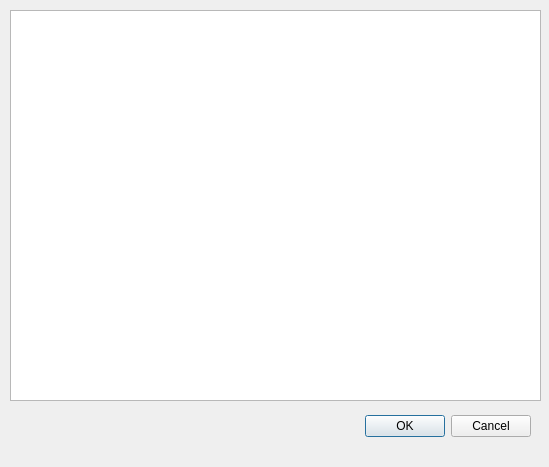
<?xml version="1.0" encoding="UTF-8"?>
<ui version="4.0">
 <class>LoadModelWindow</class>
 <widget class="QDialog" name="LoadModelWindow">
  <property name="geometry">
   <rect>
    <x>0</x>
    <y>0</y>
    <width>549</width>
    <height>467</height>
   </rect>
  </property>
  <property name="windowTitle">
   <string>Open FCM</string>
  </property>
  <widget class="QDialogButtonBox" name="buttonBox">
   <property name="geometry">
    <rect>
     <x>190</x>
     <y>410</y>
     <width>341</width>
     <height>32</height>
    </rect>
   </property>
   <property name="orientation">
    <enum>Qt::Orientation::Horizontal</enum>
   </property>
   <property name="standardButtons">
    <set>QDialogButtonBox::StandardButton::Cancel|QDialogButtonBox::StandardButton::Ok</set>
   </property>
  </widget>
  <widget class="QListWidget" name="modelsNames">
   <property name="geometry">
    <rect>
     <x>10</x>
     <y>10</y>
     <width>531</width>
     <height>391</height>
    </rect>
   </property>
  </widget>
 </widget>
 <resources/>
 <connections>
  <connection>
   <sender>buttonBox</sender>
   <signal>accepted()</signal>
   <receiver>LoadModelWindow</receiver>
   <slot>accept()</slot>
   <hints>
    <hint type="sourcelabel">
     <x>248</x>
     <y>254</y>
    </hint>
    <hint type="destinationlabel">
     <x>157</x>
     <y>274</y>
    </hint>
   </hints>
  </connection>
  <connection>
   <sender>buttonBox</sender>
   <signal>rejected()</signal>
   <receiver>LoadModelWindow</receiver>
   <slot>reject()</slot>
   <hints>
    <hint type="sourcelabel">
     <x>316</x>
     <y>260</y>
    </hint>
    <hint type="destinationlabel">
     <x>286</x>
     <y>274</y>
    </hint>
   </hints>
  </connection>
 </connections>
</ui>
